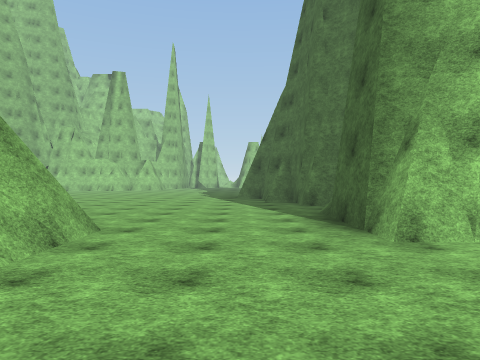
[1] (above)

24 first-person views from a walk through a Unity game level. The camera is 1.5 m above the floor, looks level and sees 70° across. The floor is counted in squares, 2 m on a side. Each view is taken from the middle of a square. On the plan, view 1 faces up. The plan holds only what a view shows up to about 11 squares ahead; the rest is blank. The place goes on beyond the plan. The player is left out. Surface patterns are stand-ins for the level's own textures.

[2]
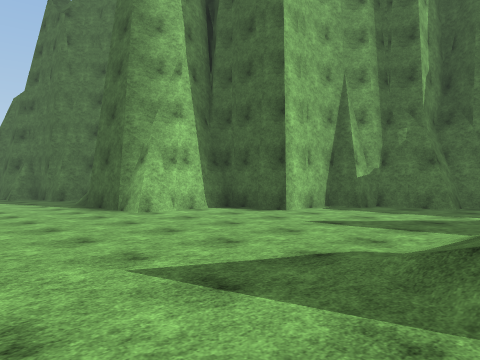

[3]
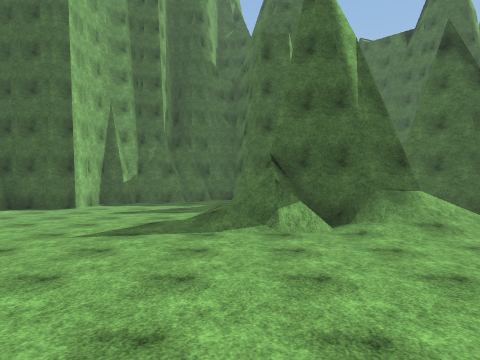

[4]
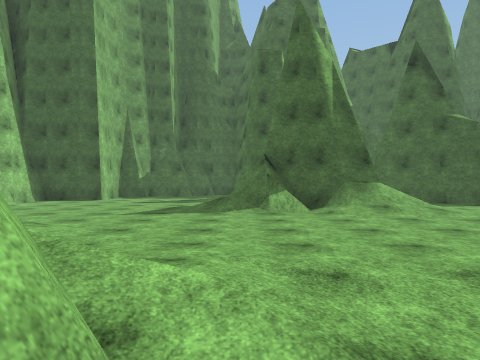

[5]
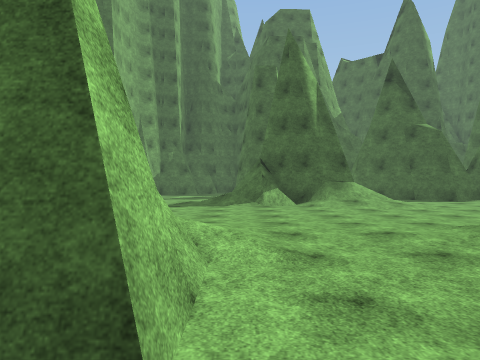

[6]
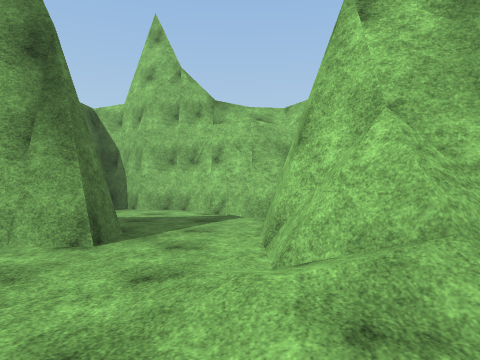

[7]
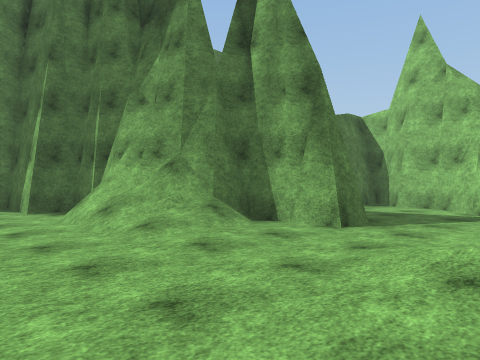

[8]
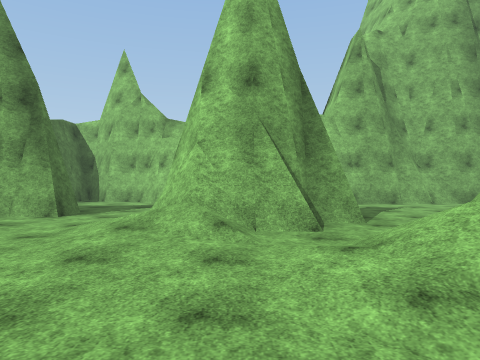

[9]
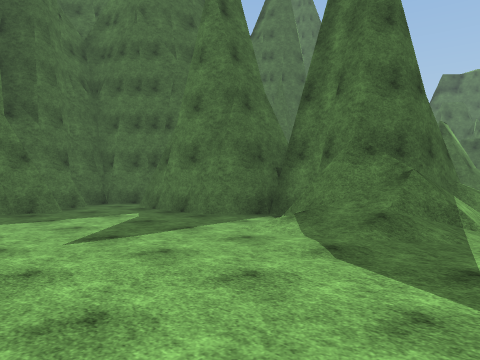

[10]
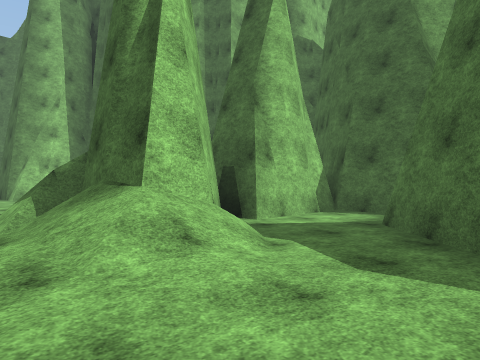

[11]
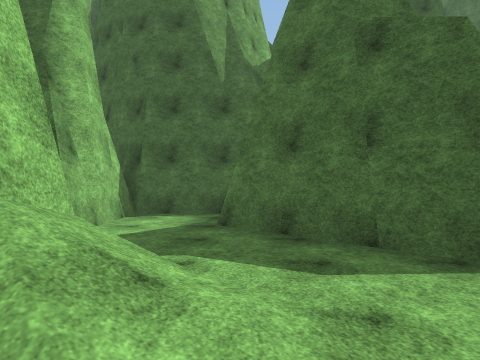

[12]
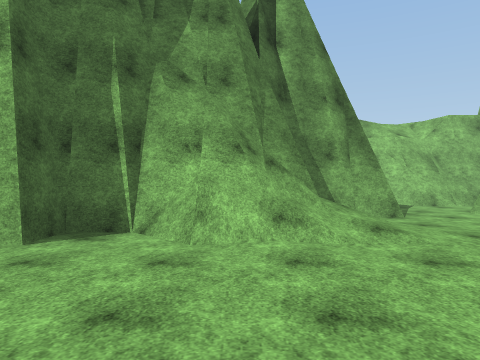

[13]
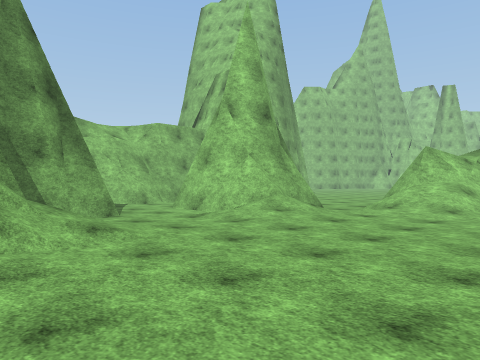

[14]
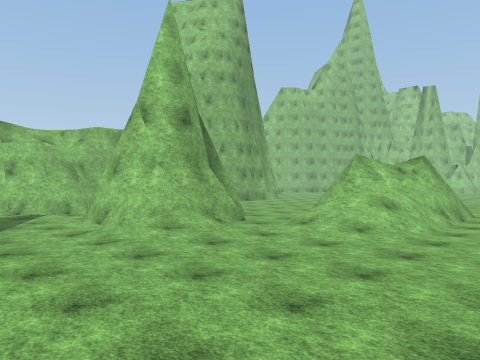

[15]
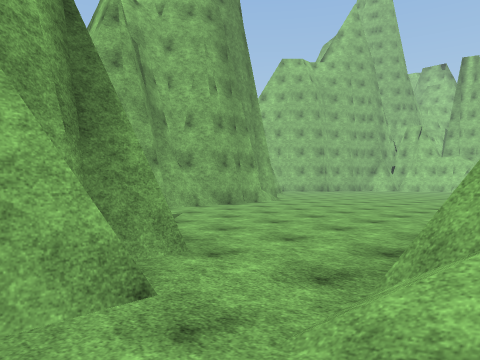

[16]
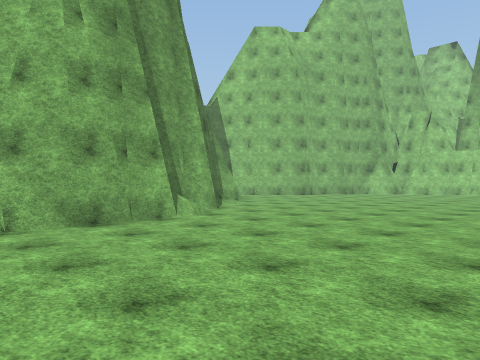

[17]
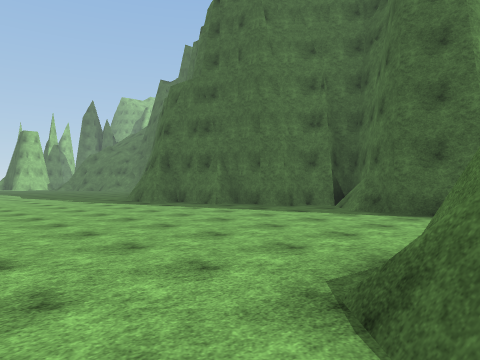

[18]
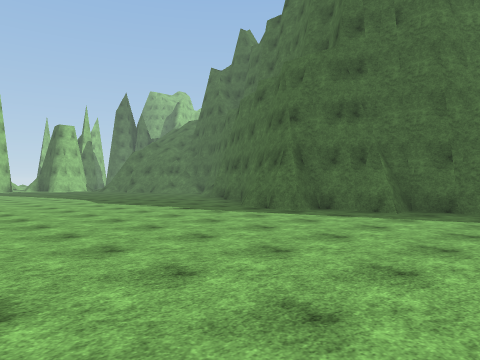

[19]
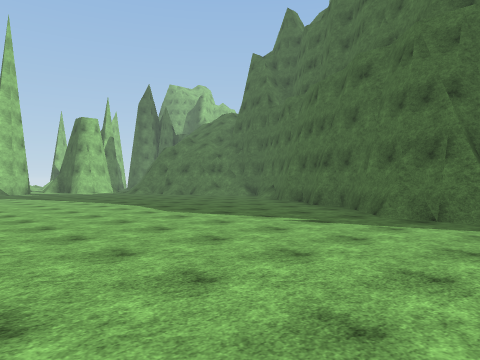

[20]
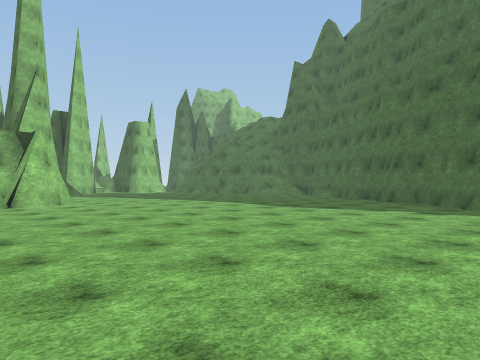

[21]
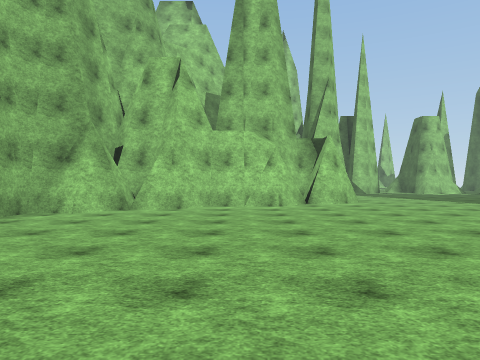

[22]
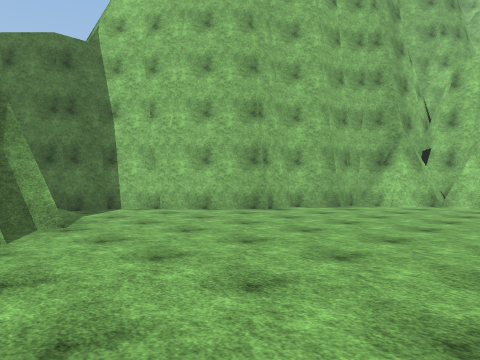

[23]
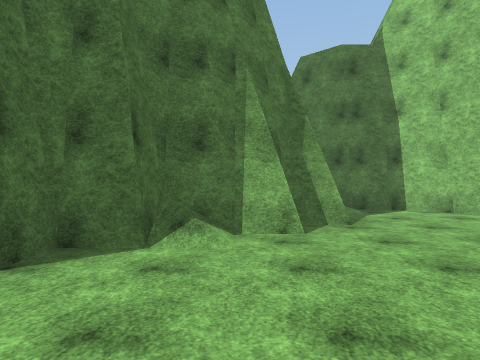

[24]
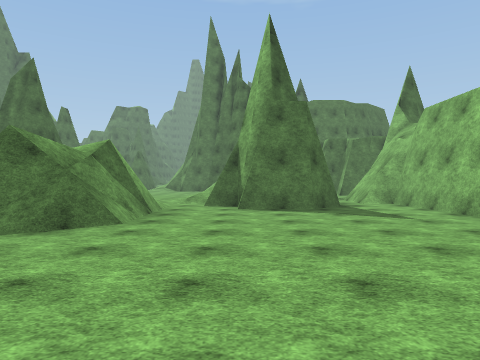

### Floor plan
Key: @ floor where view 1 was taken; # wall or solid block; . floor; / step, stairs or slope; = window, fence, low wall or low ledge; ^ raised ledge.
Columns run from 19 left of view 1 to 10 right of it. Each row starts with its distance up from view 1.
 26            ###
 25           ###....
 24       #####......
 23      ###..........
 22     ##.............
 21    ##...............
 20    #.................
 19   ##.................#
 18  ##..................#
 17 ##..................##
 16 #..................##
 15 #..................##
 14    #...............##
 13    ##...............#
 12     #...............##
 11     ##...............#
 10      ##..............##
  9       #...............#
  8       ##.............##
  7        #.............#
  6        #.............#
  5        #......./##...##
  4        #......=^##...####
  3        #......###/......#
  2        #......##//......####
  1        #..###.////.........#
  0        #.#####.//..@.......##
 -1        #### ##/.............##
 -2        ##.###//.....//.......#
 -3       ##.....//....//#/.###..#
 -4       #............/#######/##
 -5       #...##......./#########
 -6       #..  #///...//##....#
 -7       #    ##//...////....#
 -8             ##/....//...###
 -9             ##=........##
-10              #... ....##

Positions as (right, up) in squares from view 1, and headings:
1: (0, 0), facing up
2: (-2, -3), facing up-right
3: (-6, -3), facing right
4: (-8, -3), facing right
5: (-10, -3), facing right
6: (-4, -3), facing left
7: (-3, -2), facing down-left
8: (-1, -1), facing left
9: (-1, 2), facing down-right
10: (-1, -10), facing up-right
11: (-1, -8), facing right
12: (-1, -8), facing left
13: (-1, -8), facing up-left
14: (0, -6), facing up-left
15: (-4, -1), facing up-left
16: (-6, 4), facing up-left
17: (-6, 4), facing up-right
18: (-7, 9), facing up-right
19: (-7, 13), facing up-right
20: (-10, 14), facing up-right
21: (-10, 14), facing up
22: (-10, 12), facing up-left
23: (-10, 12), facing left
24: (-7, 10), facing down
